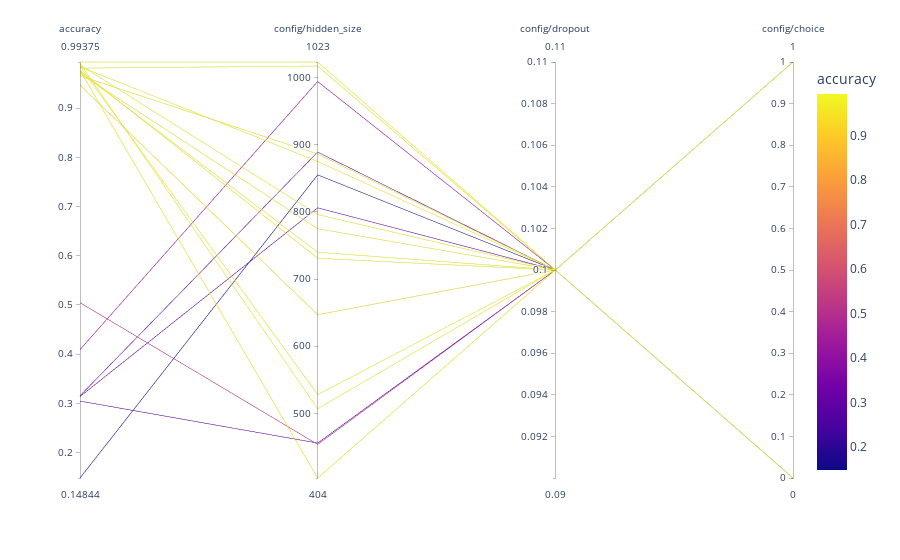

Write notebook code for a chart like this one.
### Markdown cell above
Make a parallel plot

### Code cell
px.parallel_coordinates(p, color="accuracy")

### Figure 1 — Plotly figure (JSON) as saved in the notebook; plotly's stock layout.template omitted (floating-point values rounded to 4 significant figures)
{"data": [{"dimensions": [{"label": "accuracy", "values": [0.1484, 0.3047, 0.3141, 0.3156, 0.4094, 0.5047, 0.9469, 0.9656, 0.9703, 0.9734, 0.9766, 0.9766, 0.9812, 0.9844, 0.9844, 0.9875, 0.9906, 0.9937]}, {"label": "config/hidden_size", "values": [855, 456, 806, 889, 994, 454, 647, 886, 775, 740, 404, 731, 1017, 875, 528, 796, 507, 1023]}, {"label": "config/dropout", "values": [0.1, 0.1, 0.1, 0.1, 0.1, 0.1, 0.1, 0.1, 0.1, 0.1, 0.1, 0.1, 0.1, 0.1, 0.1, 0.1, 0.1, 0.1]}, {"label": "config/choice", "values": [1, 1, 1, 1, 0, 0, 0, 1, 1, 1, 1, 0, 1, 1, 1, 0, 1, 0]}], "domain": {"x": [0, 1], "y": [0, 1]}, "line": {"color": [0.1484, 0.3047, 0.3141, 0.3156, 0.4094, 0.5047, 0.9469, 0.9656, 0.9703, 0.9734, 0.9766, 0.9766, 0.9812, 0.9844, 0.9844, 0.9875, 0.9906, 0.9937], "coloraxis": "coloraxis"}, "name": "", "type": "parcoords"}], "layout": {"autosize": true, "coloraxis": {"colorbar": {"title": {"text": "accuracy"}}, "colorscale": [[0, "#0d0887"], [0.1111, "#46039f"], [0.2222, "#7201a8"], [0.3333, "#9c179e"], [0.4444, "#bd3786"], [0.5556, "#d8576b"], [0.6667, "#ed7953"], [0.7778, "#fb9f3a"], [0.8889, "#fdca26"], [1, "#f0f921"]]}, "legend": {"tracegroupgap": 0}, "margin": {"t": 60}}}
